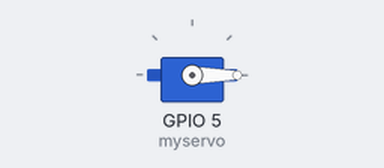
This sketch was run on a simulated ESP32. Shown: servo.

Above: at 0.05 s.
At 2.0 s:
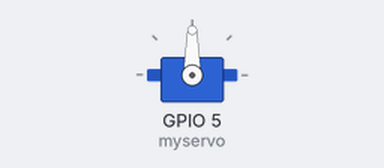
At 3.95 s:
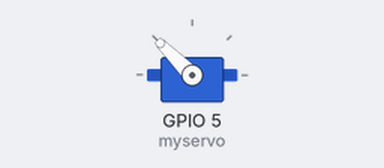
At 9.0 s:
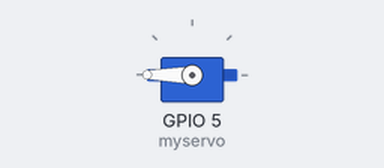
Timing chart, 0 to 11.7 s (numbered marks = the images above):
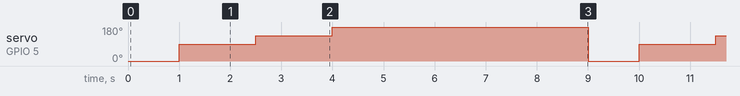

Measured:
- by itself, servo on GPIO 5 (myservo): repeats every 9.0 s: 135° 1.5 s, 180° 5.0 s, 0° 1.0 s, 90° 1.5 s

The sketch:

ESP32_servo_motor1.ino
```cpp
#include <ESP32Servo.h>

Servo myservo;  // create servo object to control a servo

void setup() {
  myservo.attach(5,500,2500);  // (pin, min, max)
}

void loop() {
  myservo.write(0);  // tell servo to go to a particular angle
  delay(1000);

  myservo.write(90);
  delay(1500);

  myservo.write(135);
  delay(1500);

  myservo.write(180);
  delay(5000);
}
```
